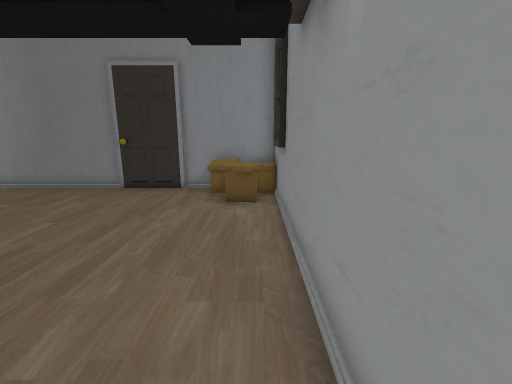
View 1 (above)

14 first-person views from a walk through a 3-D level made in the Unity game engine. The camera is 1.4 m above the floor, tilts 12° down and sees 90° across. The floor is counted in squares, 0.6 m on a side. Each view is taken from the middle of a square. On the plan, view 1 faces up. The plan holds only what a view shows up to about 17 squares ahead; the rest is blank. The player is left out. Some surface patterns are stand-ins.

View 2
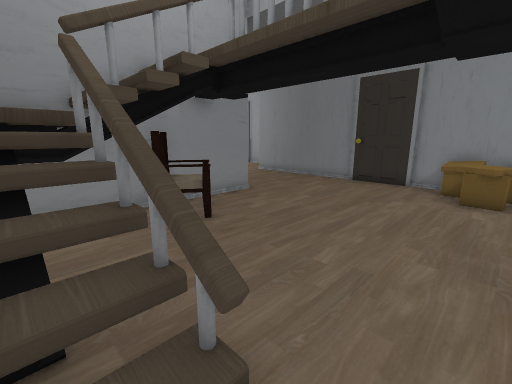

View 3
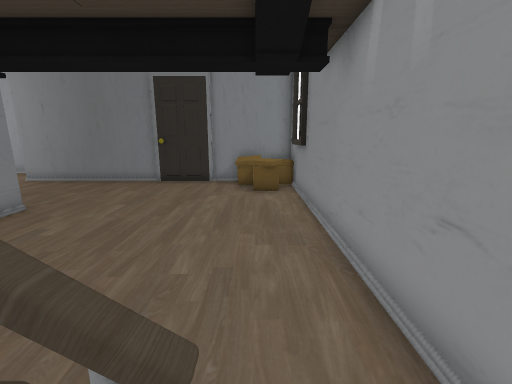

View 4
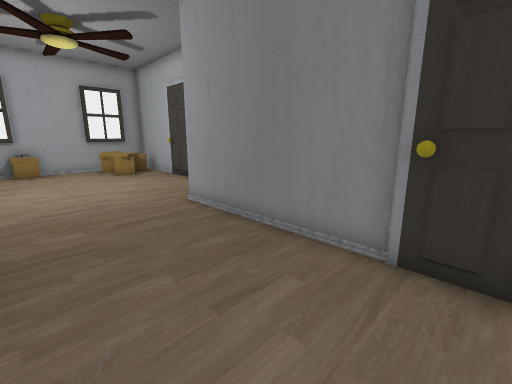

View 5
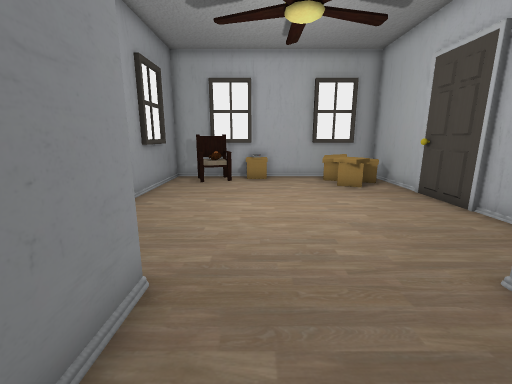

View 6
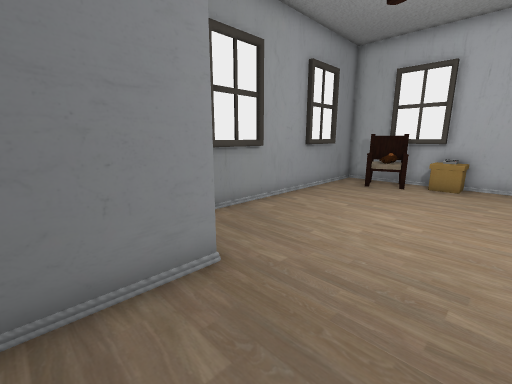

View 7
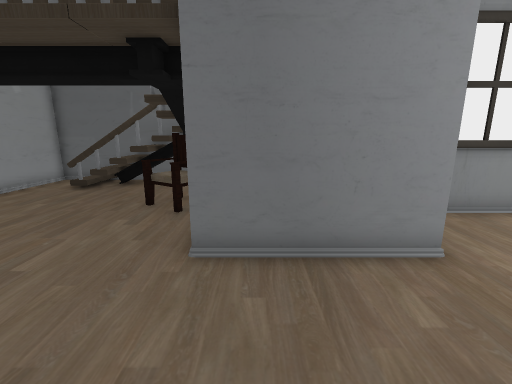

View 8
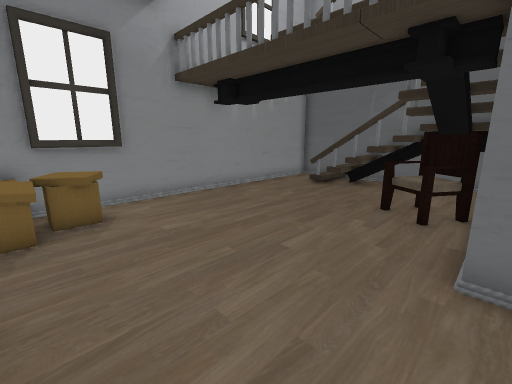

View 9
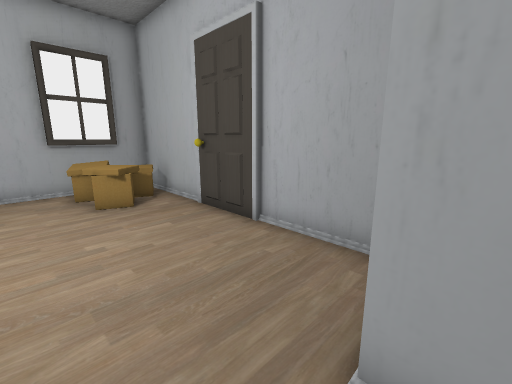

View 10
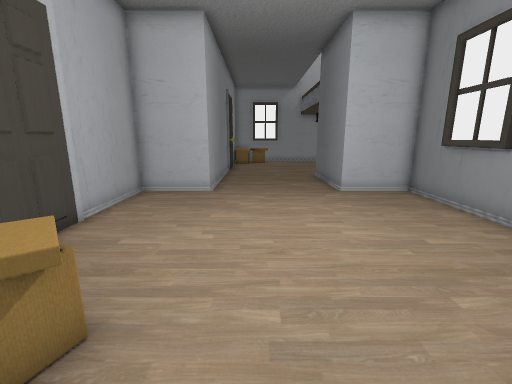

View 11
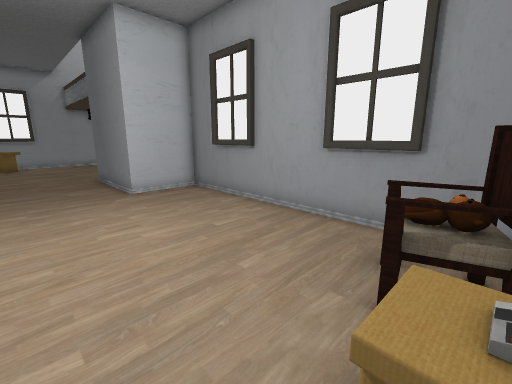

View 12
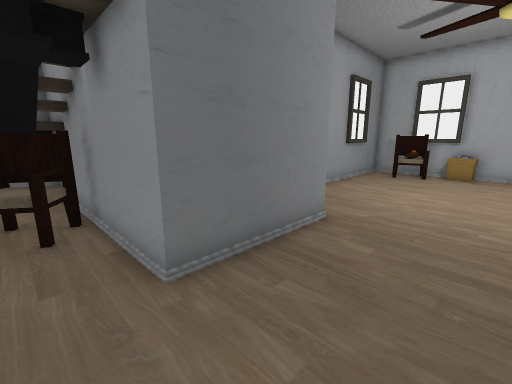

View 13
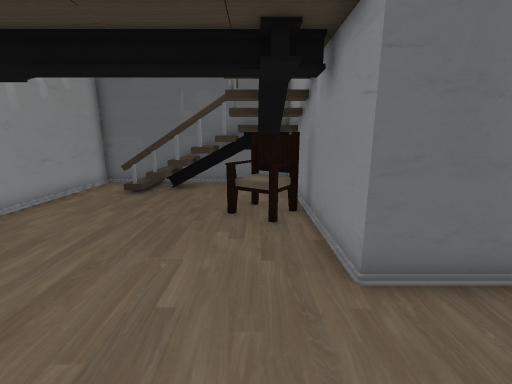

View 14
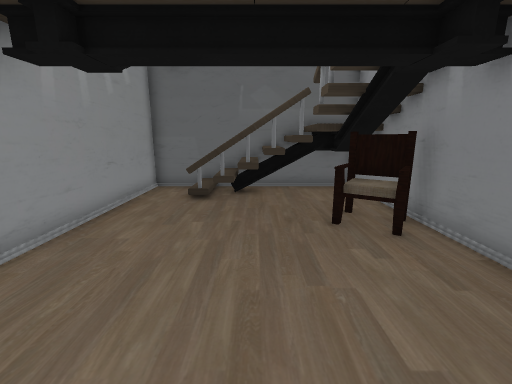

### Floor plan
Points are (right, up) in squares from view 1. A wall is a line through its corners. A room is listed if a view was taken in it or the views show most of it. See-through windows are left out.
Room 1 (views 1, 4, 5, 6, 7, 8, 9, 10, 11, 12, 13, 14)
walls: (-6.4, 12.1) (-13.7, 12.1) (-13.7, 15.1) (-18, 15.1); (-17.6, 3.1) (-13.7, 3.1) (-13.7, 6.2) (-8.7, 6.2) (-8.7, 2.5); (-7.1, 0.6) (-7.1, -1.1); (-7.2, -0.7) (-5.3, -0.7); (-7, -1.8) (-4.6, -1.8); (-5.1, -0.7) (-1.3, -0.7); (-21.2, 15.1) (-25.7, 15.1) (-25.7, 3.1) (-18.4, 3.1); (-4, -0.6) (-2.2, -0.8); (-4.1, -0.8) (-2.1, -0.5); (0.9, 10.4) (0.9, 12.1) (-3.4, 12.1); (0.9, -0.4) (0.9, 8.6)
low walls: (-2.1, -0.5) (-1.5, -1); (-2.2, -0.8) (-1.5, -0.7)
ways out: opening at (0, -1) to room 2; gap at (-4, -1) to room 2
objects: other object (-25, 5) to (-24, 9); other object (-25, 12) to (-22, 14); other object (-8, 1) to (-6, 3); other object (-2, 9) to (1, 11)
Room 2 (views 2, 3)
walls: (-1.6, -1) (-4.3, -1) (-4.3, -1.8); (-2, -0.9) (-2.3, -1.1); (-1.5, -1) (-3.8, -0.8); (-1.3, -0.9) (-3.2, -1.1); (-1.2, -0.7) (-2.4, -1.2); (-3.2, -0.9) (-3.6, -1.1); (-3.2, -0.8) (-4, -1); (-5.3, -0.7) (-5.3, -2.1); (-5.5, -3.4) (0.9, -3.4) (0.9, -0.4)
low walls: (-2.2, -0.8) (-3.2, -1.2); (-2.6, -0.8) (-3.2, -1.2); (-1.3, -0.7) (-1.8, -1)
ways out: opening at (0, -1) to room 1; gap at (-4, -1) to room 1
Room 3 (no view inside)
walls: (-8.8, -0.7) (-7.8, -0.7); (-7.3, 0.1) (-7.3, -1.1); (-6.1, -2.1) (-6.1, -0.8); (-8.7, 2.5) (-8.7, -3.4) (-5.5, -3.4)

Positions as (right, up) in squares from view 1, and headings:
1: (0, 0), facing up
2: (0, -2), facing up-left
3: (-1, -2), facing up
4: (-5, 7), facing up-left
5: (-10, 8), facing left
6: (-11, 10), facing down-left
7: (-10, 11), facing down
8: (-9, 11), facing down-right
9: (-13, 10), facing up-left
10: (-25, 10), facing right
11: (-25, 10), facing down-right
12: (-7, 10), facing down-left
13: (-7, 10), facing down
14: (-4, 9), facing down
